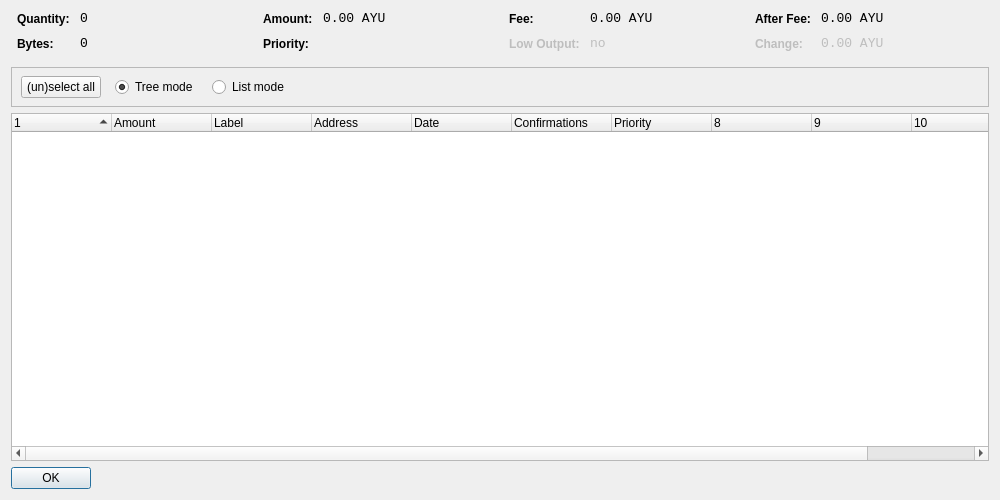
<?xml version="1.0" encoding="UTF-8"?>
<ui version="4.0">
 <class>CoinControlDialog</class>
 <widget class="QDialog" name="CoinControlDialog">
  <property name="geometry">
   <rect>
    <x>0</x>
    <y>0</y>
    <width>1000</width>
    <height>500</height>
   </rect>
  </property>
  <property name="windowTitle">
   <string>Coin Control</string>
  </property>
  <layout class="QVBoxLayout" name="verticalLayout">
   <item>
    <layout class="QHBoxLayout" name="horizontalLayoutTop" stretch="0,0,0,0">
     <property name="topMargin">
      <number>0</number>
     </property>
     <property name="bottomMargin">
      <number>10</number>
     </property>
     <item>
      <layout class="QFormLayout" name="formLayoutCoinControl1">
       <property name="horizontalSpacing">
        <number>10</number>
       </property>
       <property name="verticalSpacing">
        <number>10</number>
       </property>
       <property name="leftMargin">
        <number>6</number>
       </property>
       <property name="rightMargin">
        <number>6</number>
       </property>
       <item row="0" column="0">
        <widget class="QLabel" name="labelCoinControlQuantityText">
         <property name="styleSheet">
          <string notr="true">font-weight:bold;</string>
         </property>
         <property name="text">
          <string>Quantity:</string>
         </property>
        </widget>
       </item>
       <item row="0" column="1">
        <widget class="QLabel" name="labelCoinControlQuantity">
         <property name="font">
          <font>
           <family>Monospace</family>
           <pointsize>10</pointsize>
          </font>
         </property>
         <property name="cursor">
          <cursorShape>IBeamCursor</cursorShape>
         </property>
         <property name="contextMenuPolicy">
          <enum>Qt::ActionsContextMenu</enum>
         </property>
         <property name="text">
          <string notr="true">0</string>
         </property>
         <property name="textInteractionFlags">
          <set>Qt::LinksAccessibleByMouse|Qt::TextSelectableByKeyboard|Qt::TextSelectableByMouse</set>
         </property>
        </widget>
       </item>
       <item row="1" column="0">
        <widget class="QLabel" name="labelCoinControlBytesText">
         <property name="styleSheet">
          <string notr="true">font-weight:bold;</string>
         </property>
         <property name="text">
          <string>Bytes:</string>
         </property>
        </widget>
       </item>
       <item row="1" column="1">
        <widget class="QLabel" name="labelCoinControlBytes">
         <property name="font">
          <font>
           <family>Monospace</family>
           <pointsize>10</pointsize>
          </font>
         </property>
         <property name="cursor">
          <cursorShape>IBeamCursor</cursorShape>
         </property>
         <property name="contextMenuPolicy">
          <enum>Qt::ActionsContextMenu</enum>
         </property>
         <property name="text">
          <string notr="true">0</string>
         </property>
         <property name="textInteractionFlags">
          <set>Qt::LinksAccessibleByMouse|Qt::TextSelectableByKeyboard|Qt::TextSelectableByMouse</set>
         </property>
        </widget>
       </item>
      </layout>
     </item>
     <item>
      <layout class="QFormLayout" name="formLayoutCoinControl2">
       <property name="horizontalSpacing">
        <number>10</number>
       </property>
       <property name="verticalSpacing">
        <number>10</number>
       </property>
       <property name="leftMargin">
        <number>6</number>
       </property>
       <property name="rightMargin">
        <number>6</number>
       </property>
       <item row="0" column="0">
        <widget class="QLabel" name="labelCoinControlAmountText">
         <property name="styleSheet">
          <string notr="true">font-weight:bold;</string>
         </property>
         <property name="text">
          <string>Amount:</string>
         </property>
        </widget>
       </item>
       <item row="0" column="1">
        <widget class="QLabel" name="labelCoinControlAmount">
         <property name="font">
          <font>
           <family>Monospace</family>
           <pointsize>10</pointsize>
          </font>
         </property>
         <property name="cursor">
          <cursorShape>IBeamCursor</cursorShape>
         </property>
         <property name="contextMenuPolicy">
          <enum>Qt::ActionsContextMenu</enum>
         </property>
         <property name="text">
          <string notr="true">0.00 AYU</string>
         </property>
         <property name="textInteractionFlags">
          <set>Qt::LinksAccessibleByMouse|Qt::TextSelectableByKeyboard|Qt::TextSelectableByMouse</set>
         </property>
        </widget>
       </item>
       <item row="1" column="0">
        <widget class="QLabel" name="labelCoinControlPriorityText">
         <property name="styleSheet">
          <string notr="true">font-weight:bold;</string>
         </property>
         <property name="text">
          <string>Priority:</string>
         </property>
        </widget>
       </item>
       <item row="1" column="1">
        <widget class="QLabel" name="labelCoinControlPriority">
         <property name="font">
          <font>
           <family>Monospace</family>
           <pointsize>10</pointsize>
          </font>
         </property>
         <property name="cursor">
          <cursorShape>IBeamCursor</cursorShape>
         </property>
         <property name="contextMenuPolicy">
          <enum>Qt::ActionsContextMenu</enum>
         </property>
         <property name="text">
          <string/>
         </property>
         <property name="textInteractionFlags">
          <set>Qt::LinksAccessibleByMouse|Qt::TextSelectableByKeyboard|Qt::TextSelectableByMouse</set>
         </property>
        </widget>
       </item>
      </layout>
     </item>
     <item>
      <layout class="QFormLayout" name="formLayoutCoinControl3">
       <property name="horizontalSpacing">
        <number>10</number>
       </property>
       <property name="verticalSpacing">
        <number>10</number>
       </property>
       <property name="leftMargin">
        <number>6</number>
       </property>
       <property name="rightMargin">
        <number>6</number>
       </property>
       <item row="0" column="0">
        <widget class="QLabel" name="labelCoinControlFeeText">
         <property name="styleSheet">
          <string notr="true">font-weight:bold;</string>
         </property>
         <property name="text">
          <string>Fee:</string>
         </property>
        </widget>
       </item>
       <item row="0" column="1">
        <widget class="QLabel" name="labelCoinControlFee">
         <property name="font">
          <font>
           <family>Monospace</family>
           <pointsize>10</pointsize>
          </font>
         </property>
         <property name="cursor">
          <cursorShape>IBeamCursor</cursorShape>
         </property>
         <property name="contextMenuPolicy">
          <enum>Qt::ActionsContextMenu</enum>
         </property>
         <property name="text">
          <string notr="true">0.00 AYU</string>
         </property>
         <property name="textInteractionFlags">
          <set>Qt::LinksAccessibleByMouse|Qt::TextSelectableByKeyboard|Qt::TextSelectableByMouse</set>
         </property>
        </widget>
       </item>
       <item row="1" column="0">
        <widget class="QLabel" name="labelCoinControlLowOutputText">
         <property name="enabled">
          <bool>false</bool>
         </property>
         <property name="styleSheet">
          <string notr="true">font-weight:bold;</string>
         </property>
         <property name="text">
          <string>Low Output:</string>
         </property>
        </widget>
       </item>
       <item row="1" column="1">
        <widget class="QLabel" name="labelCoinControlLowOutput">
         <property name="enabled">
          <bool>false</bool>
         </property>
         <property name="font">
          <font>
           <family>Monospace</family>
           <pointsize>10</pointsize>
          </font>
         </property>
         <property name="cursor">
          <cursorShape>IBeamCursor</cursorShape>
         </property>
         <property name="contextMenuPolicy">
          <enum>Qt::ActionsContextMenu</enum>
         </property>
         <property name="text">
          <string notr="true">no</string>
         </property>
         <property name="textInteractionFlags">
          <set>Qt::LinksAccessibleByMouse|Qt::TextSelectableByKeyboard|Qt::TextSelectableByMouse</set>
         </property>
        </widget>
       </item>
      </layout>
     </item>
     <item>
      <layout class="QFormLayout" name="formLayoutCoinControl4">
       <property name="horizontalSpacing">
        <number>10</number>
       </property>
       <property name="verticalSpacing">
        <number>10</number>
       </property>
       <property name="leftMargin">
        <number>6</number>
       </property>
       <property name="rightMargin">
        <number>6</number>
       </property>
       <item row="0" column="0">
        <widget class="QLabel" name="labelCoinControlAfterFeeText">
         <property name="styleSheet">
          <string notr="true">font-weight:bold;</string>
         </property>
         <property name="text">
          <string>After Fee:</string>
         </property>
        </widget>
       </item>
       <item row="0" column="1">
        <widget class="QLabel" name="labelCoinControlAfterFee">
         <property name="font">
          <font>
           <family>Monospace</family>
           <pointsize>10</pointsize>
          </font>
         </property>
         <property name="cursor">
          <cursorShape>IBeamCursor</cursorShape>
         </property>
         <property name="contextMenuPolicy">
          <enum>Qt::ActionsContextMenu</enum>
         </property>
         <property name="text">
          <string notr="true">0.00 AYU</string>
         </property>
         <property name="textInteractionFlags">
          <set>Qt::LinksAccessibleByMouse|Qt::TextSelectableByKeyboard|Qt::TextSelectableByMouse</set>
         </property>
        </widget>
       </item>
       <item row="1" column="0">
        <widget class="QLabel" name="labelCoinControlChangeText">
         <property name="enabled">
          <bool>false</bool>
         </property>
         <property name="styleSheet">
          <string notr="true">font-weight:bold;</string>
         </property>
         <property name="text">
          <string>Change:</string>
         </property>
        </widget>
       </item>
       <item row="1" column="1">
        <widget class="QLabel" name="labelCoinControlChange">
         <property name="enabled">
          <bool>false</bool>
         </property>
         <property name="font">
          <font>
           <family>Monospace</family>
           <pointsize>10</pointsize>
          </font>
         </property>
         <property name="cursor">
          <cursorShape>IBeamCursor</cursorShape>
         </property>
         <property name="contextMenuPolicy">
          <enum>Qt::ActionsContextMenu</enum>
         </property>
         <property name="text">
          <string notr="true">0.00 AYU</string>
         </property>
         <property name="textInteractionFlags">
          <set>Qt::LinksAccessibleByMouse|Qt::TextSelectableByKeyboard|Qt::TextSelectableByMouse</set>
         </property>
        </widget>
       </item>
      </layout>
     </item>
    </layout>
   </item>
   <item>
    <widget class="QFrame" name="frame">
     <property name="minimumSize">
      <size>
       <width>0</width>
       <height>40</height>
      </size>
     </property>
     <property name="frameShape">
      <enum>QFrame::StyledPanel</enum>
     </property>
     <property name="frameShadow">
      <enum>QFrame::Sunken</enum>
     </property>
     <widget class="QWidget" name="horizontalLayoutWidget">
      <property name="geometry">
       <rect>
        <x>10</x>
        <y>0</y>
        <width>781</width>
        <height>41</height>
       </rect>
      </property>
      <layout class="QHBoxLayout" name="horizontalLayoutPanel" stretch="0,0,0,0,0">
       <property name="spacing">
        <number>14</number>
       </property>
       <item>
        <widget class="QPushButton" name="pushButtonSelectAll">
         <property name="sizePolicy">
          <sizepolicy hsizetype="Maximum" vsizetype="Fixed">
           <horstretch>0</horstretch>
           <verstretch>0</verstretch>
          </sizepolicy>
         </property>
         <property name="text">
          <string>(un)select all</string>
         </property>
        </widget>
       </item>
       <item>
        <widget class="QRadioButton" name="radioTreeMode">
         <property name="sizePolicy">
          <sizepolicy hsizetype="Maximum" vsizetype="Fixed">
           <horstretch>0</horstretch>
           <verstretch>0</verstretch>
          </sizepolicy>
         </property>
         <property name="text">
          <string>Tree mode</string>
         </property>
         <property name="checked">
          <bool>true</bool>
         </property>
        </widget>
       </item>
       <item>
        <widget class="QRadioButton" name="radioListMode">
         <property name="sizePolicy">
          <sizepolicy hsizetype="Maximum" vsizetype="Fixed">
           <horstretch>0</horstretch>
           <verstretch>0</verstretch>
          </sizepolicy>
         </property>
         <property name="text">
          <string>List mode</string>
         </property>
        </widget>
       </item>
       <item>
        <spacer name="horizontalSpacer">
         <property name="orientation">
          <enum>Qt::Horizontal</enum>
         </property>
         <property name="sizeHint" stdset="0">
          <size>
           <width>40</width>
           <height>20</height>
          </size>
         </property>
        </spacer>
       </item>
      </layout>
     </widget>
    </widget>
   </item>
   <item>
    <widget class="CoinControlTreeWidget" name="treeWidget">
     <property name="contextMenuPolicy">
      <enum>Qt::CustomContextMenu</enum>
     </property>
     <property name="sortingEnabled">
      <bool>false</bool>
     </property>
     <property name="columnCount">
      <number>11</number>
     </property>
     <attribute name="headerShowSortIndicator" stdset="0">
      <bool>true</bool>
     </attribute>
     <attribute name="headerStretchLastSection">
      <bool>false</bool>
     </attribute>
     <column>
      <property name="text">
       <string/>
      </property>
     </column>
     <column>
      <property name="text">
       <string>Amount</string>
      </property>
     </column>
     <column>
      <property name="text">
       <string>Label</string>
      </property>
     </column>
     <column>
      <property name="text">
       <string>Address</string>
      </property>
     </column>
     <column>
      <property name="text">
       <string>Date</string>
      </property>
     </column>
     <column>
      <property name="text">
       <string>Confirmations</string>
      </property>
      <property name="toolTip">
       <string>Confirmed</string>
      </property>
     </column>
     <column>
      <property name="text">
       <string>Priority</string>
      </property>
     </column>
     <column>
      <property name="text">
       <string/>
      </property>
     </column>
     <column>
      <property name="text">
       <string/>
      </property>
     </column>
     <column>
      <property name="text">
       <string/>
      </property>
     </column>
     <column>
      <property name="text">
       <string/>
      </property>
     </column>
    </widget>
   </item>
   <item>
    <widget class="QDialogButtonBox" name="buttonBox">
     <property name="sizePolicy">
      <sizepolicy hsizetype="Maximum" vsizetype="Fixed">
       <horstretch>0</horstretch>
       <verstretch>0</verstretch>
      </sizepolicy>
     </property>
     <property name="orientation">
      <enum>Qt::Horizontal</enum>
     </property>
     <property name="standardButtons">
      <set>QDialogButtonBox::Ok</set>
     </property>
    </widget>
   </item>
  </layout>
 </widget>
 <customwidgets>
  <customwidget>
   <class>CoinControlTreeWidget</class>
   <extends>QTreeWidget</extends>
   <header>coincontroltreewidget.h</header>
  </customwidget>
 </customwidgets>
 <resources/>
 <connections/>
</ui>
